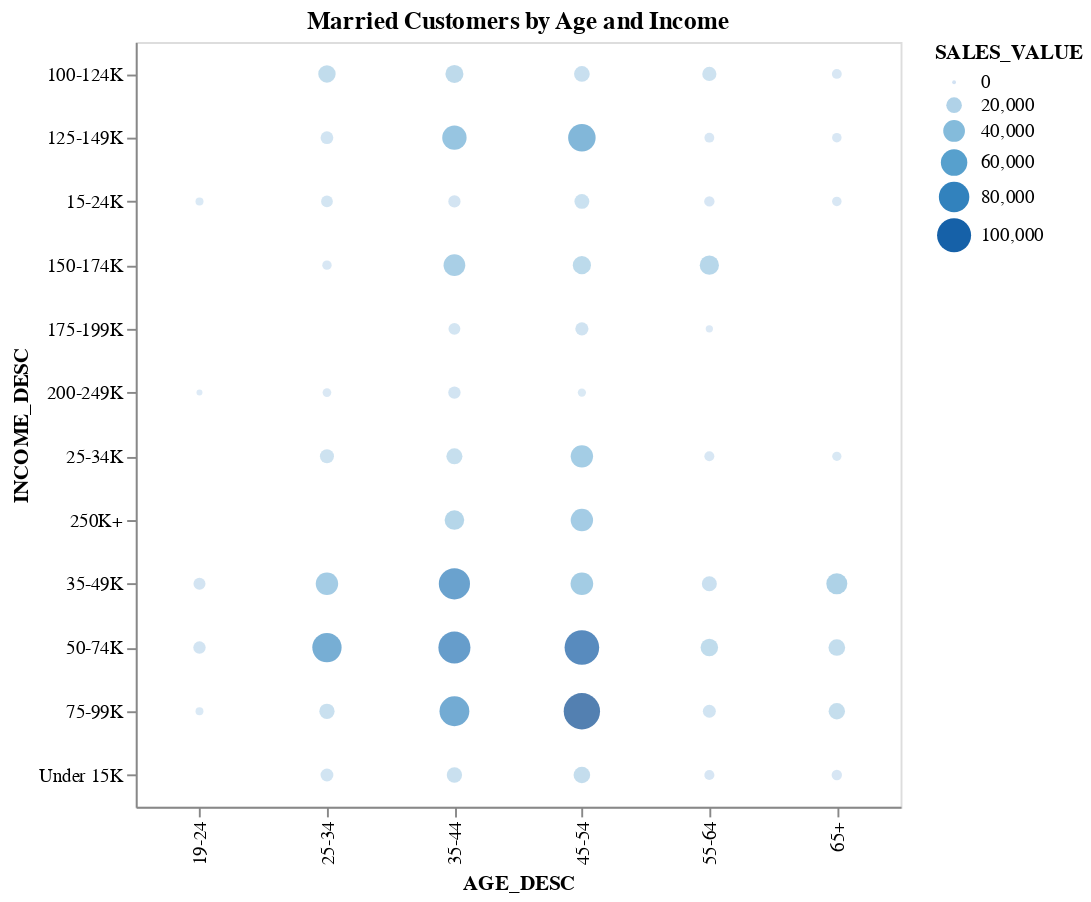

Here is the notebook cell this chart was saved with:
### Code cell
data = merged.groupby(['AGE_DESC', 'INCOME_DESC', 'MARITAL_STATUS_CODE'], as_index=False)['SALES_VALUE'].sum()
data1 = data[data.MARITAL_STATUS_CODE == 'Married']
alt.Chart(data1).mark_circle().encode(x = 'AGE_DESC', y = 'INCOME_DESC', color = 'SALES_VALUE', size = 'SALES_VALUE').properties(width =400, height=400, title = 'Married Customers by Age and Income')

### Figure 1 — Vega-Lite specification as saved in the notebook (floating-point values rounded to 4 significant figures)
{"config": {"view": {"continuousWidth": 400, "continuousHeight": 300}}, "data": {"name": "data-05eb21fe8d787e7911dc74e20f0366a3"}, "mark": "circle", "encoding": {"color": {"field": "SALES_VALUE", "type": "quantitative"}, "size": {"field": "SALES_VALUE", "type": "quantitative"}, "x": {"field": "AGE_DESC", "type": "nominal"}, "y": {"field": "INCOME_DESC", "type": "nominal"}}, "height": 400, "title": "Married Customers by Age and Income", "width": 400, "$schema": "https://vega.github.io/schema/vega-lite/v4.17.0.json", "datasets": {"data-05eb21fe8d787e7911dc74e20f0366a3": [{"AGE_DESC": "19-24", "INCOME_DESC": "15-24K", "MARITAL_STATUS_CODE": "Married", "SALES_VALUE": 4339.0}, {"AGE_DESC": "19-24", "INCOME_DESC": "200-249K", "MARITAL_STATUS_CODE": "Married", "SALES_VALUE": 1833.0}, {"AGE_DESC": "19-24", "INCOME_DESC": "35-49K", "MARITAL_STATUS_CODE": "Married", "SALES_VALUE": 11360.0}, {"AGE_DESC": "19-24", "INCOME_DESC": "50-74K", "MARITAL_STATUS_CODE": "Married", "SALES_VALUE": 12090.0}, {"AGE_DESC": "19-24", "INCOME_DESC": "75-99K", "MARITAL_STATUS_CODE": "Married", "SALES_VALUE": 4190.0}, {"AGE_DESC": "25-34", "INCOME_DESC": "100-124K", "MARITAL_STATUS_CODE": "Married", "SALES_VALUE": 25260.0}, {"AGE_DESC": "25-34", "INCOME_DESC": "125-149K", "MARITAL_STATUS_CODE": "Married", "SALES_VALUE": 12950.0}, {"AGE_DESC": "25-34", "INCOME_DESC": "15-24K", "MARITAL_STATUS_CODE": "Married", "SALES_VALUE": 10840.0}, {"AGE_DESC": "25-34", "INCOME_DESC": "150-174K", "MARITAL_STATUS_CODE": "Married", "SALES_VALUE": 6444.0}, {"AGE_DESC": "25-34", "INCOME_DESC": "200-249K", "MARITAL_STATUS_CODE": "Married", "SALES_VALUE": 5311.0}, {"AGE_DESC": "25-34", "INCOME_DESC": "25-34K", "MARITAL_STATUS_CODE": "Married", "SALES_VALUE": 16050.0}, {"AGE_DESC": "25-34", "INCOME_DESC": "35-49K", "MARITAL_STATUS_CODE": "Married", "SALES_VALUE": 42720.0}, {"AGE_DESC": "25-34", "INCOME_DESC": "50-74K", "MARITAL_STATUS_CODE": "Married", "SALES_VALUE": 73850.0}, {"AGE_DESC": "25-34", "INCOME_DESC": "75-99K", "MARITAL_STATUS_CODE": "Married", "SALES_VALUE": 19060.0}, {"AGE_DESC": "25-34", "INCOME_DESC": "Under 15K", "MARITAL_STATUS_CODE": "Married", "SALES_VALUE": 13110.0}, {"AGE_DESC": "35-44", "INCOME_DESC": "100-124K", "MARITAL_STATUS_CODE": "Married", "SALES_VALUE": 27180.0}, {"AGE_DESC": "35-44", "INCOME_DESC": "125-149K", "MARITAL_STATUS_CODE": "Married", "SALES_VALUE": 50760.0}, {"AGE_DESC": "35-44", "INCOME_DESC": "15-24K", "MARITAL_STATUS_CODE": "Married", "SALES_VALUE": 11940.0}, {"AGE_DESC": "35-44", "INCOME_DESC": "150-174K", "MARITAL_STATUS_CODE": "Married", "SALES_VALUE": 39930.0}, {"AGE_DESC": "35-44", "INCOME_DESC": "175-199K", "MARITAL_STATUS_CODE": "Married", "SALES_VALUE": 11090.0}, {"AGE_DESC": "35-44", "INCOME_DESC": "200-249K", "MARITAL_STATUS_CODE": "Married", "SALES_VALUE": 12110.0}, {"AGE_DESC": "35-44", "INCOME_DESC": "25-34K", "MARITAL_STATUS_CODE": "Married", "SALES_VALUE": 21330.0}, {"AGE_DESC": "35-44", "INCOME_DESC": "250K+", "MARITAL_STATUS_CODE": "Married", "SALES_VALUE": 32390.0}, {"AGE_DESC": "35-44", "INCOME_DESC": "35-49K", "MARITAL_STATUS_CODE": "Married", "SALES_VALUE": 83950.0}, {"AGE_DESC": "35-44", "INCOME_DESC": "50-74K", "MARITAL_STATUS_CODE": "Married", "SALES_VALUE": 88700.0}, {"AGE_DESC": "35-44", "INCOME_DESC": "75-99K", "MARITAL_STATUS_CODE": "Married", "SALES_VALUE": 76570.0}, {"AGE_DESC": "35-44", "INCOME_DESC": "Under 15K", "MARITAL_STATUS_CODE": "Married", "SALES_VALUE": 19180.0}, {"AGE_DESC": "45-54", "INCOME_DESC": "100-124K", "MARITAL_STATUS_CODE": "Married", "SALES_VALUE": 20290.0}, {"AGE_DESC": "45-54", "INCOME_DESC": "125-149K", "MARITAL_STATUS_CODE": "Married", "SALES_VALUE": 65020.0}, {"AGE_DESC": "45-54", "INCOME_DESC": "15-24K", "MARITAL_STATUS_CODE": "Married", "SALES_VALUE": 18060.0}, {"AGE_DESC": "45-54", "INCOME_DESC": "150-174K", "MARITAL_STATUS_CODE": "Married", "SALES_VALUE": 27710.0}, {"AGE_DESC": "45-54", "INCOME_DESC": "175-199K", "MARITAL_STATUS_CODE": "Married", "SALES_VALUE": 13930.0}, {"AGE_DESC": "45-54", "INCOME_DESC": "200-249K", "MARITAL_STATUS_CODE": "Married", "SALES_VALUE": 4688.0}, {"AGE_DESC": "45-54", "INCOME_DESC": "25-34K", "MARITAL_STATUS_CODE": "Married", "SALES_VALUE": 42500.0}, {"AGE_DESC": "45-54", "INCOME_DESC": "250K+", "MARITAL_STATUS_CODE": "Married", "SALES_VALUE": 42720.0}, {"AGE_DESC": "45-54", "INCOME_DESC": "35-49K", "MARITAL_STATUS_CODE": "Married", "SALES_VALUE": 43580.0}, {"AGE_DESC": "45-54", "INCOME_DESC": "50-74K", "MARITAL_STATUS_CODE": "Married", "SALES_VALUE": 103500.0}, {"AGE_DESC": "45-54", "INCOME_DESC": "75-99K", "MARITAL_STATUS_CODE": "Married", "SALES_VALUE": 114200.0}, {"AGE_DESC": "45-54", "INCOME_DESC": "Under 15K", "MARITAL_STATUS_CODE": "Married", "SALES_VALUE": 22850.0}, {"AGE_DESC": "55-64", "INCOME_DESC": "100-124K", "MARITAL_STATUS_CODE": "Married", "SALES_VALUE": 16290.0}, {"AGE_DESC": "55-64", "INCOME_DESC": "125-149K", "MARITAL_STATUS_CODE": "Married", "SALES_VALUE": 7171.0}, {"AGE_DESC": "55-64", "INCOME_DESC": "15-24K", "MARITAL_STATUS_CODE": "Married", "SALES_VALUE": 8061.0}, {"AGE_DESC": "55-64", "INCOME_DESC": "150-174K", "MARITAL_STATUS_CODE": "Married", "SALES_VALUE": 31140.0}, {"AGE_DESC": "55-64", "INCOME_DESC": "175-199K", "MARITAL_STATUS_CODE": "Married", "SALES_VALUE": 3335.0}, {"AGE_DESC": "55-64", "INCOME_DESC": "25-34K", "MARITAL_STATUS_CODE": "Married", "SALES_VALUE": 7411.0}, {"AGE_DESC": "55-64", "INCOME_DESC": "35-49K", "MARITAL_STATUS_CODE": "Married", "SALES_VALUE": 18400.0}, {"AGE_DESC": "55-64", "INCOME_DESC": "50-74K", "MARITAL_STATUS_CODE": "Married", "SALES_VALUE": 25440.0}, {"AGE_DESC": "55-64", "INCOME_DESC": "75-99K", "MARITAL_STATUS_CODE": "Married", "SALES_VALUE": 13570.0}, {"AGE_DESC": "55-64", "INCOME_DESC": "Under 15K", "MARITAL_STATUS_CODE": "Married", "SALES_VALUE": 7685.0}, {"AGE_DESC": "65+", "INCOME_DESC": "100-124K", "MARITAL_STATUS_CODE": "Married", "SALES_VALUE": 7147.0}, {"AGE_DESC": "65+", "INCOME_DESC": "125-149K", "MARITAL_STATUS_CODE": "Married", "SALES_VALUE": 6589.0}, {"AGE_DESC": "65+", "INCOME_DESC": "15-24K", "MARITAL_STATUS_CODE": "Married", "SALES_VALUE": 6587.0}, {"AGE_DESC": "65+", "INCOME_DESC": "25-34K", "MARITAL_STATUS_CODE": "Married", "SALES_VALUE": 6182.0}, {"AGE_DESC": "65+", "INCOME_DESC": "35-49K", "MARITAL_STATUS_CODE": "Married", "SALES_VALUE": 37360.0}, {"AGE_DESC": "65+", "INCOME_DESC": "50-74K", "MARITAL_STATUS_CODE": "Married", "SALES_VALUE": 23080.0}, {"AGE_DESC": "65+", "INCOME_DESC": "75-99K", "MARITAL_STATUS_CODE": "Married", "SALES_VALUE": 22170.0}, {"AGE_DESC": "65+", "INCOME_DESC": "Under 15K", "MARITAL_STATUS_CODE": "Married", "SALES_VALUE": 8056.0}]}}
